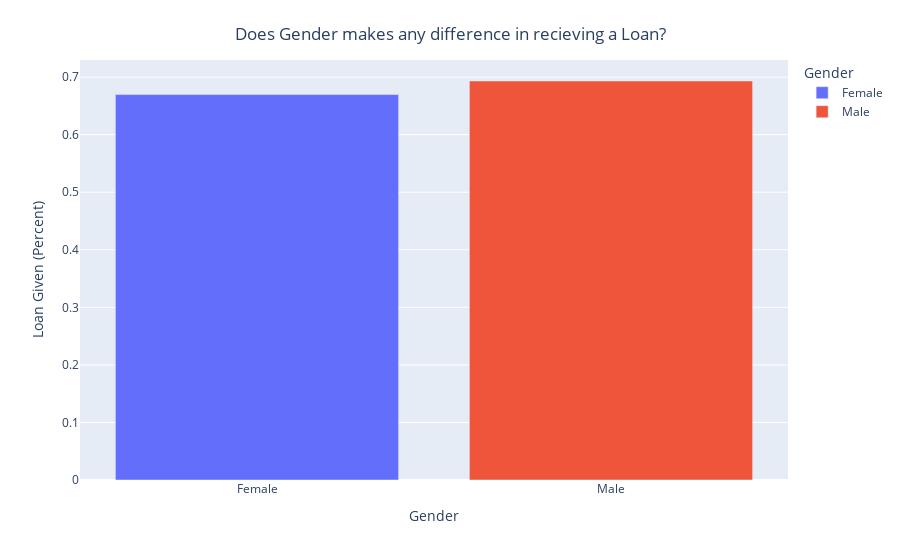

Notebook code cell kept with this figure:
### Markdown cell above
### Bi-Variate Analysis

### Code cell
gender_paid = train_df.groupby('Gender', as_index=False)['Loan_Status'].mean()

fig = px.bar(data_frame=gender_paid, x='Gender', y='Loan_Status', color='Gender')
fig.update_layout(title={'text': "Does Gender makes any difference in recieving a Loan?",
        'y':0.95,
        'x':0.5,
        'xanchor': 'center',
        'yanchor': 'top'
          },
    xaxis_title="Gender",
    yaxis_title="Loan Given (Percent)",)

### Figure 1 — Plotly figure (JSON) as saved in the notebook; plotly's stock layout.template omitted (floating-point values rounded to 4 significant figures)
{"data": [{"alignmentgroup": "True", "hovertemplate": "Gender=%{x}<br>Loan_Status=%{y}<extra></extra>", "legendgroup": "Female", "marker": {"color": "#636efa", "pattern": {"shape": ""}}, "name": "Female", "offsetgroup": "Female", "orientation": "v", "showlegend": true, "textposition": "auto", "type": "bar", "x": ["Female"], "xaxis": "x", "y": [0.6696], "yaxis": "y"}, {"alignmentgroup": "True", "hovertemplate": "Gender=%{x}<br>Loan_Status=%{y}<extra></extra>", "legendgroup": "Male", "marker": {"color": "#EF553B", "pattern": {"shape": ""}}, "name": "Male", "offsetgroup": "Male", "orientation": "v", "showlegend": true, "textposition": "auto", "type": "bar", "x": ["Male"], "xaxis": "x", "y": [0.6933], "yaxis": "y"}], "layout": {"barmode": "relative", "legend": {"title": {"text": "Gender"}, "tracegroupgap": 0}, "margin": {"t": 60}, "title": {"text": "Does Gender makes any difference in recieving a Loan?", "x": 0.5, "xanchor": "center", "y": 0.95, "yanchor": "top"}, "xaxis": {"anchor": "y", "categoryarray": ["Female", "Male"], "categoryorder": "array", "domain": [0, 1], "title": {"text": "Gender"}}, "yaxis": {"anchor": "x", "domain": [0, 1], "title": {"text": "Loan Given (Percent)"}}}}
